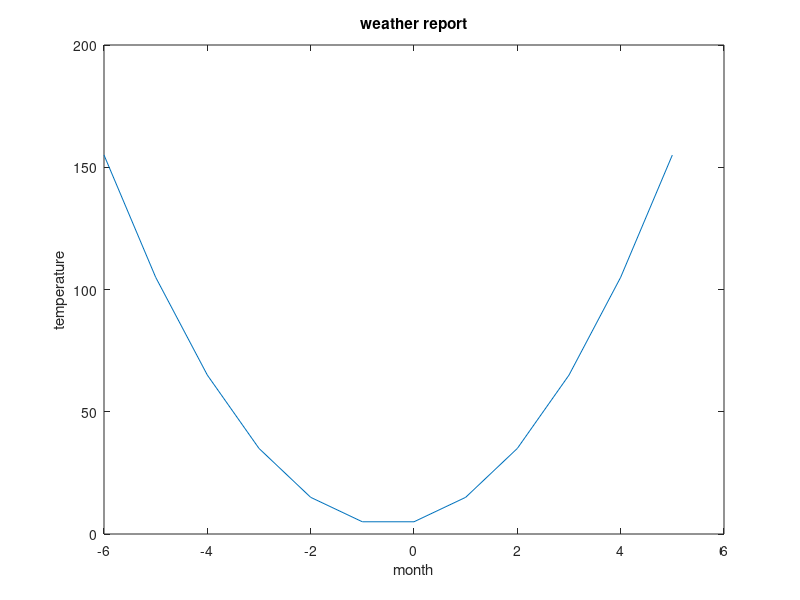

This chart was generated by the following MATLAB code:
function Z=version3
    a=input('enter a value');
    b=input('enter b value');
    c=input('enter c value');
    x=-6:1:5;
    y=a.*x.*x+b.*x+c;
    plot (x,y);
    xlabel('month')
    ylabel('temperature')
    title('weather report')
    A=input(['give a number\n' ...
        '-6:july\n' ...
        '-5:AUG\n' ...
        '-4:SEP\n' ...
        '-3:OCT\n' ...
        '-2:NOV\n' ...
        '-1:DEC\n' ...
        '0:JAN\n' ...
        '1:FEB\n' ...
        '2:MARCH\n' ...
        '3:APR\n' ...
        '4:MAY\n' ...
        '5:JUNE\n']);
   Z=a.*A.*A+b.*A+c;
    fprintf('the temperature of that month is %d',Z)
    
end
